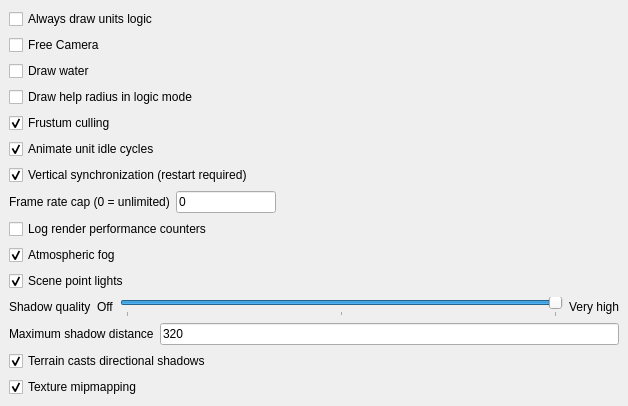
         <widget class="QWidget" name="scrollAreaWidgetContents_2">
          <property name="geometry">
           <rect>
            <x>0</x>
            <y>0</y>
            <width>628</width>
            <height>357</height>
           </rect>
          </property>
          <property name="layoutDirection">
           <enum>Qt::LeftToRight</enum>
          </property>
          <property name="autoFillBackground">
           <bool>true</bool>
          </property>
          <layout class="QVBoxLayout" name="verticalLayout_2">
           <property name="spacing">
            <number>6</number>
           </property>
           <property name="sizeConstraint">
            <enum>QLayout::SetDefaultConstraint</enum>
           </property>
           <property name="leftMargin">
            <number>9</number>
           </property>
           <property name="topMargin">
            <number>9</number>
           </property>
           <property name="rightMargin">
            <number>9</number>
           </property>
           <property name="bottomMargin">
            <number>9</number>
           </property>
           <item>
            <widget class="QCheckBox" name="drawLogic">
             <property name="toolTip">
              <string>Shows unit patrol routes and other unit logic even when their owning unit is not selected.</string>
             </property>
             <property name="text">
              <string>Always draw units logic</string>
             </property>
            </widget>
           </item>
           <item>
            <widget class="QCheckBox" name="freeCamera">
             <property name="toolTip">
              <string>Uses unrestricted viewport camera movement instead of terrain-constrained navigation.</string>
             </property>
             <property name="text">
              <string>Free Camera</string>
             </property>
            </widget>
           </item>
           <item>
            <widget class="QCheckBox" name="drawWater">
             <property name="toolTip">
              <string>Displays MPR water, swamp, and similar surface overlays in the viewport.</string>
             </property>
             <property name="text">
              <string>Draw water</string>
             </property>
            </widget>
           </item>
           <item>
            <widget class="QCheckBox" name="drawHelp">
             <property name="toolTip">
              <string>Displays helper-radius guides for applicable objects while editing logic.</string>
             </property>
             <property name="text">
              <string>Draw help radius in logic mode</string>
             </property>
            </widget>
           </item>
           <item>
            <widget class="QCheckBox" name="frustumCulling">
             <property name="toolTip">
              <string>Skips submitting objects whose cached bounds are completely outside the viewport. Selected objects and logic editing remain conservative.</string>
             </property>
             <property name="text">
              <string>Frustum culling</string>
             </property>
             <property name="checked">
              <bool>true</bool>
             </property>
            </widget>
           </item>
           <item>
            <widget class="QCheckBox" name="animateUnits">
             <property name="toolTip">
              <string>Plays provider-resolved default unit idle cycles. Distant units use reduced pose update rates.</string>
             </property>
             <property name="text">
              <string>Animate unit idle cycles</string>
             </property>
             <property name="checked">
              <bool>true</bool>
             </property>
            </widget>
           </item>
           <item>
            <widget class="QCheckBox" name="renderVSync">
             <property name="toolTip">
              <string>Synchronizes presentation to the display refresh rate. Changing this option takes effect after restarting the editor.</string>
             </property>
             <property name="text">
              <string>Vertical synchronization (restart required)</string>
             </property>
             <property name="checked">
              <bool>true</bool>
             </property>
            </widget>
           </item>
           <item>
            <layout class="QHBoxLayout" name="renderFpsCapLayout">
             <item>
              <widget class="QLabel" name="renderFpsCapLabel">
               <property name="text">
                <string>Frame rate cap (0 = unlimited)</string>
               </property>
              </widget>
             </item>
             <item>
              <widget class="QLineEdit" name="renderFpsCap">
               <property name="toolTip">
                <string>Limits viewport updates per second. Zero is unlimited; VSync may still limit presentation.</string>
               </property>
               <property name="maximumSize">
                <size>
                 <width>100</width>
                 <height>16777215</height>
                </size>
               </property>
               <property name="text">
                <string>0</string>
               </property>
              </widget>
             </item>
             <item>
              <spacer name="renderFpsCapSpacer">
               <property name="orientation">
                <enum>Qt::Horizontal</enum>
               </property>
               <property name="sizeHint" stdset="0">
                <size>
                 <width>40</width>
                 <height>20</height>
                </size>
               </property>
              </spacer>
             </item>
            </layout>
           </item>
           <item>
            <widget class="QCheckBox" name="renderPerformanceCounters">
             <property name="toolTip">
              <string>Logs rolling FPS, CPU submission time, asynchronous GPU time when supported, visibility counts, draw calls, triangles, and texture binds.</string>
             </property>
             <property name="text">
              <string>Log render performance counters</string>
             </property>
            </widget>
           </item>
           <item>
            <widget class="QCheckBox" name="renderFog">
             <property name="text"><string>Atmospheric fog</string></property>
             <property name="checked"><bool>true</bool></property>
            </widget>
           </item>
           <item>
            <widget class="QCheckBox" name="renderSceneLights">
             <property name="text"><string>Scene point lights</string></property>
             <property name="toolTip"><string>Uses visible MOB light position, range, and color values.</string></property>
             <property name="checked"><bool>true</bool></property>
            </widget>
           </item>
           <item>
            <layout class="QHBoxLayout" name="renderShadowQualityLayout">
             <item><widget class="QLabel" name="renderShadowQualityLabel"><property name="text"><string>Shadow quality</string></property></widget></item>
             <item><widget class="QLabel" name="renderShadowQualityOffLabel"><property name="text"><string>Off</string></property></widget></item>
             <item>
              <widget class="QSlider" name="renderShadowQuality">
               <property name="toolTip"><string>0 disables and releases shadow atlases, 1 uses 2048 atlases, and 2 uses the verified 4096 very-high-quality path.</string></property>
               <property name="minimum"><number>0</number></property>
               <property name="maximum"><number>2</number></property>
               <property name="value"><number>2</number></property>
               <property name="pageStep"><number>1</number></property>
               <property name="orientation"><enum>Qt::Horizontal</enum></property>
               <property name="tickPosition"><enum>QSlider::TicksBelow</enum></property>
               <property name="tickInterval"><number>1</number></property>
              </widget>
             </item>
             <item><widget class="QLabel" name="renderShadowQualityVeryHighLabel"><property name="text"><string>Very high</string></property></widget></item>
            </layout>
           </item>
           <item>
            <layout class="QHBoxLayout" name="renderShadowDistanceLayout">
             <item><widget class="QLabel" name="renderShadowDistanceLabel"><property name="text"><string>Maximum shadow distance</string></property></widget></item>
             <item>
              <widget class="QLineEdit" name="renderShadowDistance">
               <property name="toolTip"><string>Maximum caster distance in world units (1-1024). Raising it expands shadow-map reach; 1 is useful for verifying the cutoff.</string></property>
               <property name="text"><string>320</string></property>
               <property name="maximumWidth"><number>90</number></property>
              </widget>
             </item>
            </layout>
           </item>
           <item>
            <widget class="QCheckBox" name="renderTerrainShadows">
             <property name="text"><string>Terrain casts directional shadows</string></property>
             <property name="toolTip"><string>Lets hills and cliffs cast sun shadows onto terrain and objects. Uses the existing static directional shadow atlases, remains separate from point-light shadows, and is unavailable on the ANGLE compatibility renderer.</string></property>
             <property name="checked"><bool>true</bool></property>
            </widget>
           </item>
           <item>
            <widget class="QCheckBox" name="renderTextureMipmapping">
             <property name="text"><string>Texture mipmapping</string></property>
             <property name="toolTip"><string>Uses authored terrain mip levels with trilinear filtering to reduce distant landscape shimmer. Character and equipment atlases keep their compatibility sampling.</string></property>
             <property name="checked"><bool>true</bool></property>
            </widget>
           </item>
           <item>
            <spacer name="verticalSpacer">
             <property name="orientation">
              <enum>Qt::Vertical</enum>
             </property>
             <property name="sizeHint" stdset="0">
              <size>
               <width>20</width>
               <height>40</height>
              </size>
             </property>
            </spacer>
           </item>
          </layout>
         </widget>
